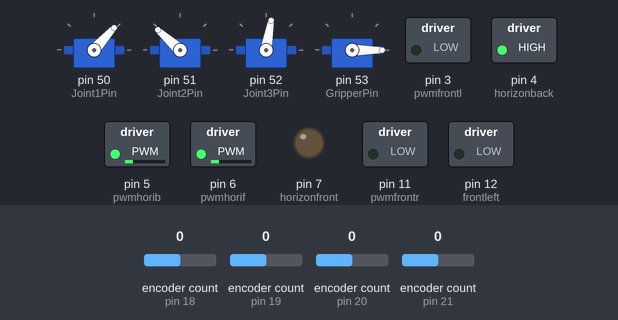
The sketch below on a simulated Arduino Mega 2560, built with avr-gcc and run on an emulated ATmega2560. On the bench: 4 × servo, switched loads named in the sketch (green lamp = pin HIGH), output pins drawn as LEDs (lit = HIGH). Inputs (shaded band) come from the test bench; at power-on: encoder count (sensors on pin 18, pin 19, pin 20, pin 21) 0.

Above: at 0.1 s.
Timing chart, 0 to 1.6 s (numbered marks = the images above):
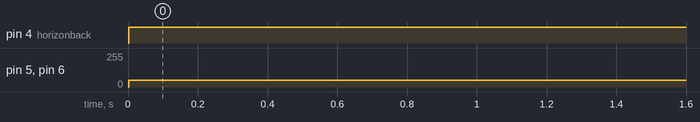

Measured:
- by itself, pin 4 (horizonback): LOW → HIGH at 0.00 s
- by itself, pin 5 (pwmhorib), pin 6 (pwmhorif): 0/255 → 50/255 at 0.00 s

The sketch:

encoder.ino
```cpp
#include <PID_v1.h>
#include <Encoder.h>
#include <Servo.h>

#define Joint1Pin 50
#define Joint2Pin 51
#define Joint3Pin 52
#define GripperPin 53
int frontright = 13;
int frontleft = 12;
int pwmfrontl = 3;
int pwmfrontr = 11;
int horizonback = 4;
int horizonfront = 7;
int pwmhorif = 6;
int pwmhorib = 5;


Servo Joint1;
Servo Joint2;
Servo Joint3;
Servo Gripper;

// Set initial joint angles
int Joint1Angle = 90;
int Joint2Angle = 90;
int Joint3Angle = 90;
int GripperOpen = 0;
int GripperClose = 60;
// Joint Angle Offsets
int Joint1Offset = 42; // Your value may be different
int Joint2Offset = -48; // Your value may be different
int Joint3Offset = 10; // Your value may be different

bool spin = false;

double setPointL, outputL;
double setPointR, outputR;
double LeftReading, RightReading;
double setPointF, outputF;
double setPointB, outputB;
double FrontReading, BackReading;

// parameters of robot arm
double L2 = 0.095;
double L1 = 0;
double L3 = 0.15;


Encoder knobLeft(18, 22);
Encoder knobRight(19, 23);
Encoder knobFront(20, 24);
Encoder knobBack(21, 25);

double Kp = 0.1, Ki = 0.1, Kd = 0;
PID leftCTL(&LeftReading, &outputL, &setPointL, Kp, Ki, Kd, DIRECT);
PID rightCTL(&RightReading, &outputR, &setPointR, Kp, Ki, Kd, DIRECT);
PID frontCTL(&FrontReading, &outputF, &setPointF, Kp, Ki, Kd, DIRECT);
PID backCTL(&BackReading, &outputB, &setPointB, Kp, Ki, Kd, DIRECT);

void setup() {
  setPointL = 0;
  setPointR = 0;
  setPointF = 0;
  setPointB = 0;

  Joint1.attach(Joint1Pin);
  Joint2.attach(Joint2Pin);
  Joint3.attach(Joint3Pin);
  Gripper.attach(GripperPin);

  Joint1.write(Joint1Angle-Joint1Offset);
  Joint2.write(Joint2Angle-Joint2Offset);
  Joint3.write(Joint3Angle-Joint3Offset);

  Gripper.write(GripperOpen);
  leftCTL.SetMode(MANUAL);
  rightCTL.SetMode(MANUAL);
  frontCTL.SetMode(MANUAL);
  backCTL.SetMode(MANUAL);

  Serial.begin(9600);
  pinMode(frontright, OUTPUT);
  pinMode(pwmfrontl, OUTPUT);
  pinMode(frontleft, OUTPUT);
  pinMode(pwmfrontr, OUTPUT);
  pinMode(horizonback, OUTPUT);
  pinMode(pwmhorif, OUTPUT);
  pinMode(horizonfront, OUTPUT);
  pinMode(pwmhorib, OUTPUT);

  leftCTL.SetSampleTime(5);
  rightCTL.SetSampleTime(5);
  frontCTL.SetSampleTime(5);
  backCTL.SetSampleTime(5);

}

long positionLeft  = -999;
long positionRight = -999;
long positionFront  = -999;
long positionBack = -999;

void loop() {
  LeftReading = knobLeft.read();
  RightReading = knobRight.read();
  FrontReading = knobFront.read();
  BackReading = knobBack.read();
  long newLeft, newRight;
  long newFront, newBack;
  newFront = knobFront.read();
  newBack= knobBack.read();
  if (spin == false){
    digitalWrite(horizonback, HIGH);
    digitalWrite(horizonfront, LOW);
    analogWrite(pwmhorib,50);
    analogWrite(pwmhorif,50);
    if (knobBack.read() >= 1000){
      analogWrite(pwmhorif,0);
      analogWrite(pwmhorib,0);
      spin = true;
    }
  }
  else if (spin == true){
  //   leftCTL.SetMode(AUTOMATIC);
  //   rightCTL.SetMode(AUTOMATIC);
    frontCTL.SetMode(AUTOMATIC);
    backCTL.SetMode(AUTOMATIC);
    frontCTL.Compute();
    backCTL.Compute();
    Serial.print("Frontspped = ");
    Serial.print(outputF);
    Serial.print("Backspeed = ");
    Serial.print(outputB);
    Serial.print("Front = ");
    Serial.print(newFront);
    Serial.print(", Back = ");
    Serial.print(newBack);
    Serial.println();

    // 设置PID输出限幅
    leftCTL.SetOutputLimits(-255, 255);
    rightCTL.SetOutputLimits(-255, 255);
    frontCTL.SetOutputLimits(-255, 255);
    backCTL.SetOutputLimits(-255, 255);
    // 根据输出方向设置电机的旋转方向和PWM值
    if ((outputF >= 0) & (outputB >= 0)){
      digitalWrite(horizonfront, HIGH);
      analogWrite(pwmhorif,abs(outputF));
      digitalWrite(horizonback, HIGH);
      analogWrite(pwmhorib,abs(outputB));
    }
    else if ((outputF >= 0) & (outputB < 0)){
      digitalWrite(horizonfront, HIGH);
      analogWrite(pwmhorif,abs(outputF));
      digitalWrite(horizonback, LOW);
      analogWrite(pwmhorib,abs(outputB));
    }

    else if ((outputF < 0) & (outputB >= 0)){
      digitalWrite(horizonfront, LOW);
      analogWrite(pwmhorif,abs(outputF));
      digitalWrite(horizonback, HIGH);
      analogWrite(pwmhorib,abs(outputB));
    }
    else if((outputF < 0) & (outputB < 0)){
      digitalWrite(horizonfront, LOW);
      analogWrite(pwmhorif,abs(outputF));
      digitalWrite(horizonback, LOW);
      analogWrite(pwmhorib,abs(outputB));
    }


    if ((abs(knobFront.read()) <=2) && (abs(knobBack.read()) <=2)){
      analogWrite(pwmhorif,0);
      analogWrite(pwmhorib,0);
      frontCTL.SetMode(MANUAL);
      backCTL.SetMode(MANUAL);

    }
  }


}
```

Encoder_funcs.cpp
```cpp
#include "Encoder_funcs.h"

Wheels::Wheels(int leftA, int leftB, int rightA, int rightB):LeftEncoder(leftA,leftB),RightEncoder(rightA,rightB){
    this->deltaT = 1; // sampling time for the speed in milliseconds
    this-> countsperRev = 633;  // encoder counts per revolution
}

Wheels::~Wheels(){
    ~this->newLeft;
    ~this->newRight;
    ~this->startLeft;
    ~this->startRight;

    ~this->deltaT;
    ~this->startTime;
    ~this->countsperRev;
}

// intialises the values for start time and first left and right positions
void Wheels::startTimer(){
    // Serial.begin(9600);  only for debugging
    this->startTime = millis();
    this->startLeft = this->LeftEncoder.read();
    this->startRight = this->RightEncoder.read();
}

// calculates the speeds for both encoders
void Wheels::computeSpeeds(){
    unsigned long now = millis();
    this->newLeft = this->LeftEncoder.read();
    this->newRight = this->RightEncoder.read();

    if( now - this->startTime >= this->deltaT) {

        this->leftSpeed = (this->newLeft - this->startLeft) / (float)(this->deltaT * 1e-3 * this->countsperRev );
        this->rightSpeed = (this->newRight - this->startRight) / (float)(this->deltaT * 1e-3 * this->countsperRev );

        // Serial.print("Left Speed: ");    only for debugging
        // Serial.print(this->leftSpeed);
        // Serial.print("  Right Speed: ");
        // Serial.println(this->rightSpeed);

        this->startTime = now;
        this->startLeft = this->newLeft;
        this->startRight = this->newRight;
    }
}

// returns left wheel speed
float Wheels::getLeftSpeed(bool unit){
    if(unit){
        return this->leftSpeed; // this is in revolutions per second
    }
    else{
        return this->leftSpeed * 0.06 * M_PI;   // in metres per second
    }
}

// returns right wheel speed
float Wheels::getRightSpeed(bool unit){
    if(unit){
        return this->rightSpeed; // this is in revolutions per second
    }
    else{
        return this->rightSpeed * 0.06 * M_PI;   // in metres per second
    }
}
```

Encoder_funcs.h
```cpp
#ifndef Encoder_funcs_h
#define Encoder_funcs_h

#include <Arduino.h>
#include <math.h>
#include <Encoder.h>

class Wheels
{
public:
    Wheels(int leftA, int leftB, int rightA, int rightB);    // initialisation
    ~Wheels();   //destructor

    void computeSpeeds(); // calculate speeds
    void startTimer();
    float getLeftSpeed(bool unit);
    float getRightSpeed(bool unit);

private:

    volatile long newLeft, newRight;
    volatile long startLeft, startRight;
    volatile float leftSpeed;
    volatile float rightSpeed;

    Encoder LeftEncoder;
    Encoder RightEncoder;

    unsigned long deltaT; // sampling time period for speed in ms
    unsigned long startTime;
    unsigned int countsperRev;    // same for L and R
    float speedRatio;
};


#endif
```
